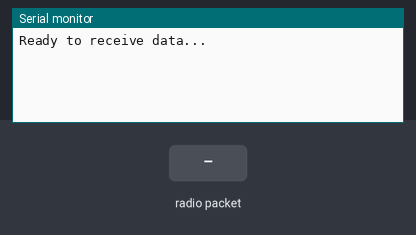
This sketch was run on a simulated Arduino Uno, built with avr-gcc and run on an emulated ATmega328P. Shown: the last lines printed to the serial monitor. Inputs (shaded band) come from the test bench. No radio packets arrive unless stated.

Above: at 1.2 s.
1.3 s: radio packet "1" arrives
At 2.3 s:
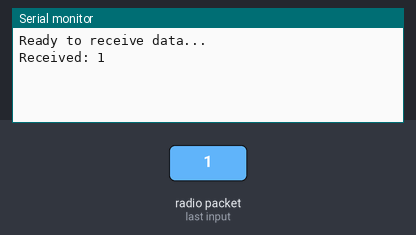
2.8 s: radio packet "0" arrives
At 3.4 s:
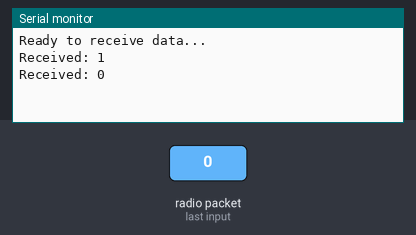
4.3 s: radio packet "2" arrives
At 5.7 s:
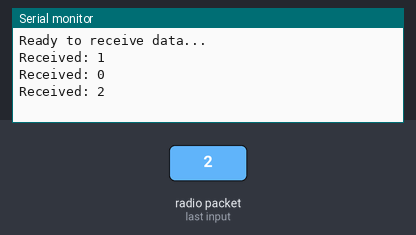

Measured:
- after the input at 1.3 s, the serial monitor: prints a new line at once (image 1)
- after the input at 2.8 s, the serial monitor: prints a new line at once (image 2)
- after the input at 4.3 s, the serial monitor: prints a new line at once (image 3)

The sketch:

PRIK_priymFM.ino
```cpp
#include <SPI.h>
#include <RF24.h>

// Ініціалізація модуля NRF24L01
RF24 radio(9, 10);                   // CE - 9, CSN - 10
const byte address[6] = "PRX";       // Адреса приймача

void setup() {
    Serial.begin(9600);
    radio.begin();
    radio.openReadingPipe(1, address);  // Відкриття каналу для прийому
    radio.setPALevel(RF24_PA_LOW);      // Встановлення потужності сигналу
    radio.startListening();             // Перехід у режим прийому
    Serial.println("Ready to receive data...");
}

void loop() {
    if (radio.available()) {
        char buffer[32] = "";          // Буфер для збереження отриманих даних
        radio.read(&buffer, sizeof(buffer));  // Зчитування даних у буфер
        Serial.print("Received: ");
        Serial.println(buffer);        // Вивід отриманого повідомлення
    }
}
```
